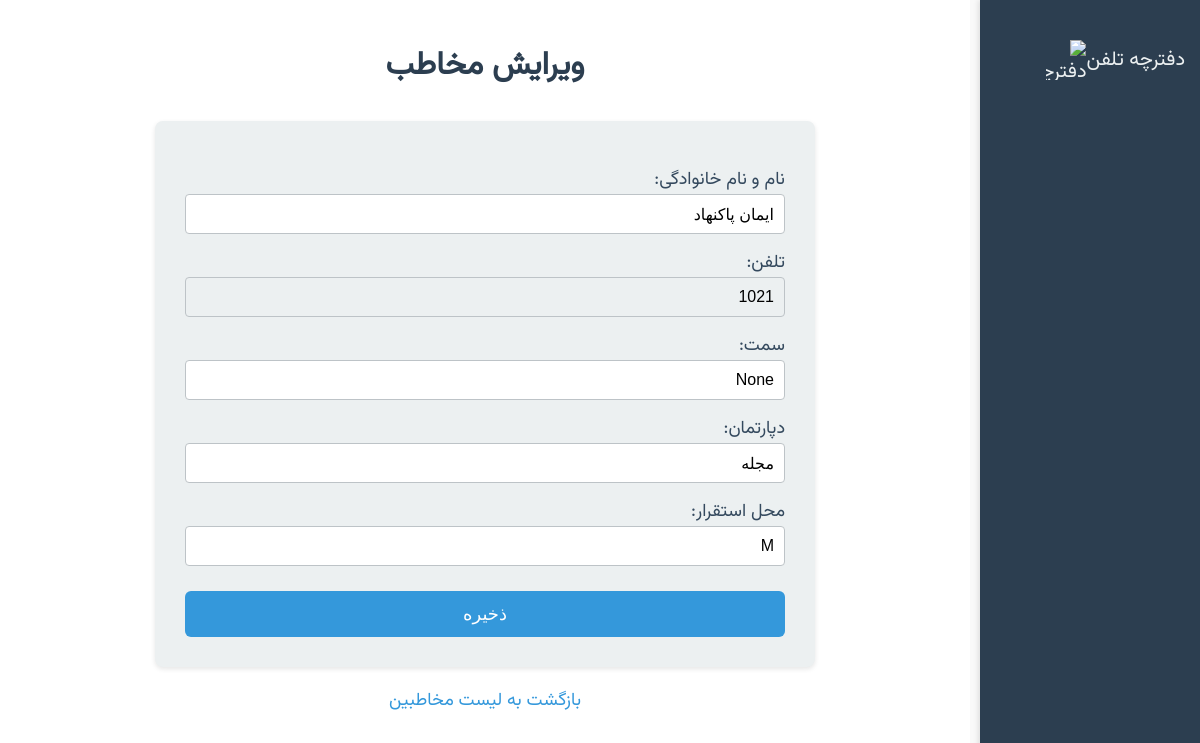
/edit/6, run on the app's committed database.
### tables this page shows
CREATE TABLE contacts (
    id INTEGER PRIMARY KEY AUTOINCREMENT,
    full_name TEXT,
    phone TEXT NOT NULL,
    position TEXT,
    department TEXT,
    location TEXT
);

### app.py (the view, shortened to what this page needs)
@app.route('/edit/<int:id>', methods=('GET', 'POST'))
def edit(id):
    conn = get_db_connection()
    contact = conn.execute('SELECT * FROM contacts WHERE id = ?', (id,)).fetchone()
    conn.close()
    return render_template('edit.html', contact=contact)

### app.py (called while the page is built)
def get_db_connection():
    conn = sqlite3.connect('database.db')
    conn.row_factory = sqlite3.Row  # برای دسترسی به ستون‌ها با نام
    return conn

### templates/edit.html (shortened to what this page needs)
<!DOCTYPE html>
<html lang="fa">
<head>
</head>
<body>
    <div class="sidebar">
        <a href="{{ url_for('index') }}" title="دفترچه تلفن">
            دفترچه تلفن
            <img src="/static/phonebook_icon.png" alt="دفترچه تلفن">
        </a>
    </div>
    <div class="main-content">
        <h1>ویرایش مخاطب</h1>
        <form method="post">
            <label>نام و نام خانوادگی:</label>
            <input type="text" name="full_name" value="{{ contact['full_name'] }}" required>
            <label>تلفن:</label>
            <input type="text" name="phone" value="{{ contact['phone'] }}" required readonly>
            <label>سمت:</label>
            <input type="text" name="position" value="{{ contact['position'] }}">
            <label>دپارتمان:</label>
            <input type="text" name="department" value="{{ contact['department'] }}">
            <label>محل استقرار:</label>
            <input type="text" name="location" value="{{ contact['location'] }}">
            <button type="submit">ذخیره</button>
        </form>
        <a href="{{ url_for('index') }}" class="back-link">بازگشت به لیست مخاطبین</a>
    </div>
</body>
</html>

### templates/edit.html (style rules this page uses)
body { font-family: 'Vazirmatn', sans-serif; background-color: #f9f9f9; margin: 0; padding: 0; direction: rtl; }
.sidebar { position: fixed; right: 0; top: 0; width: 220px; height: 100%; background-color: #2c3e50; display: flex; flex-direction: column; padding-top: 20px; box-shadow: -2px 0 5px rgba(0,0,0,0.1); }
.sidebar a { color: #ecf0f1; text-decoration: none; padding: 20px 15px; font-size: 20px; display: flex; align-items: center; transition: background-color 0.3s, transform 0.3s; }
.sidebar img { width: 40px; height: 40px; margin-left: 10px; }
.main-content { margin-right: 230px; padding: 20px; background-color: #fff; min-height: 100vh; }
h1 { color: #2c3e50; text-align: center; margin-bottom: 30px; }
form { max-width: 600px; margin: 0 auto; background-color: #ecf0f1; padding: 30px; border-radius: 8px; box-shadow: 0 2px 5px rgba(0,0,0,0.1); }
label { display: block; margin-top: 15px; color: #34495e; font-size: 18px; }
input { width: 100%; padding: 10px; box-sizing: border-box; border: 1px solid #bdc3c7; border-radius: 4px; font-size: 16px; }
input[readonly] { background-color: #ecf0f1; cursor: not-allowed; }
button { margin-top: 25px; padding: 12px; width: 100%; background-color: #3498db; color: white; border: none; cursor: pointer; border-radius: 6px; font-size: 18px; transition: background-color 0.3s, transform 0.2s; }
a.back-link { display: block; text-align: center; margin-top: 20px; color: #3498db; text-decoration: none; font-size: 18px; transition: color 0.3s; }

### data on the page
contacts: full_name "ایمان پاکنهاد", phone "1021", department "مجله", location "M"
